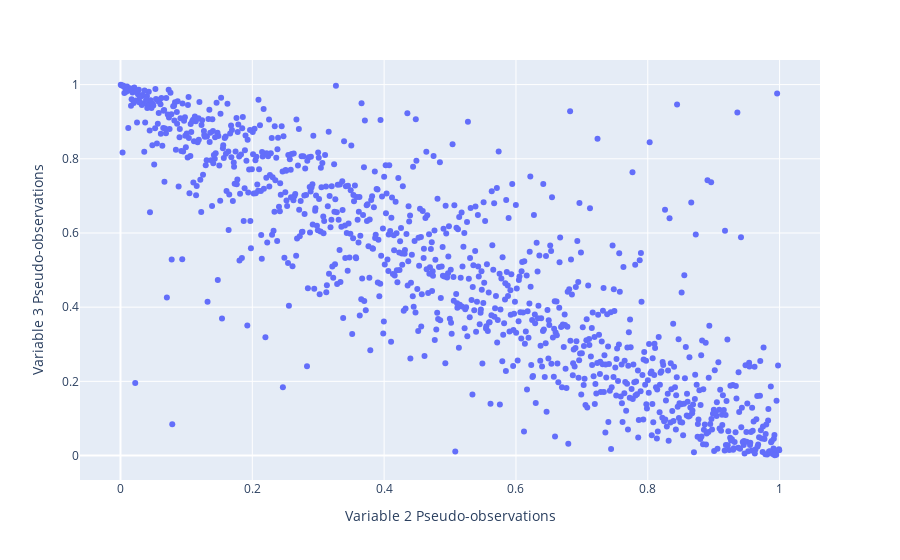

Source (notebook cell):
### Code cell
px.scatter(
    x=cop_sims[:, 1],
    y=cop_sims[:, 2],
    labels={
        "x": "Variable 2 Pseudo-observations",
        "y": "Variable 3 Pseudo-observations"
    }
)

### Figure 1 — Plotly figure (JSON) as saved in the notebook; plotly's stock layout.template omitted (floating-point values rounded to 4 significant figures; data arrays with more than 128 entries replaced by an {"elided": "..."} marker saying what was removed)
{"data": [{"hovertemplate": "Variable 2 Pseudo-observations=%{x}<br>Variable 3 Pseudo-observations=%{y}<extra></extra>", "legendgroup": "", "marker": {"color": "#636efa", "symbol": "circle"}, "mode": "markers", "name": "", "orientation": "v", "showlegend": false, "type": "scatter", "x": {"elided": "1000 float values"}, "xaxis": "x", "y": {"elided": "1000 float values"}, "yaxis": "y"}], "layout": {"legend": {"tracegroupgap": 0}, "margin": {"t": 60}, "xaxis": {"anchor": "y", "domain": [0, 1], "title": {"text": "Variable 2 Pseudo-observations"}}, "yaxis": {"anchor": "x", "domain": [0, 1], "title": {"text": "Variable 3 Pseudo-observations"}}}}
